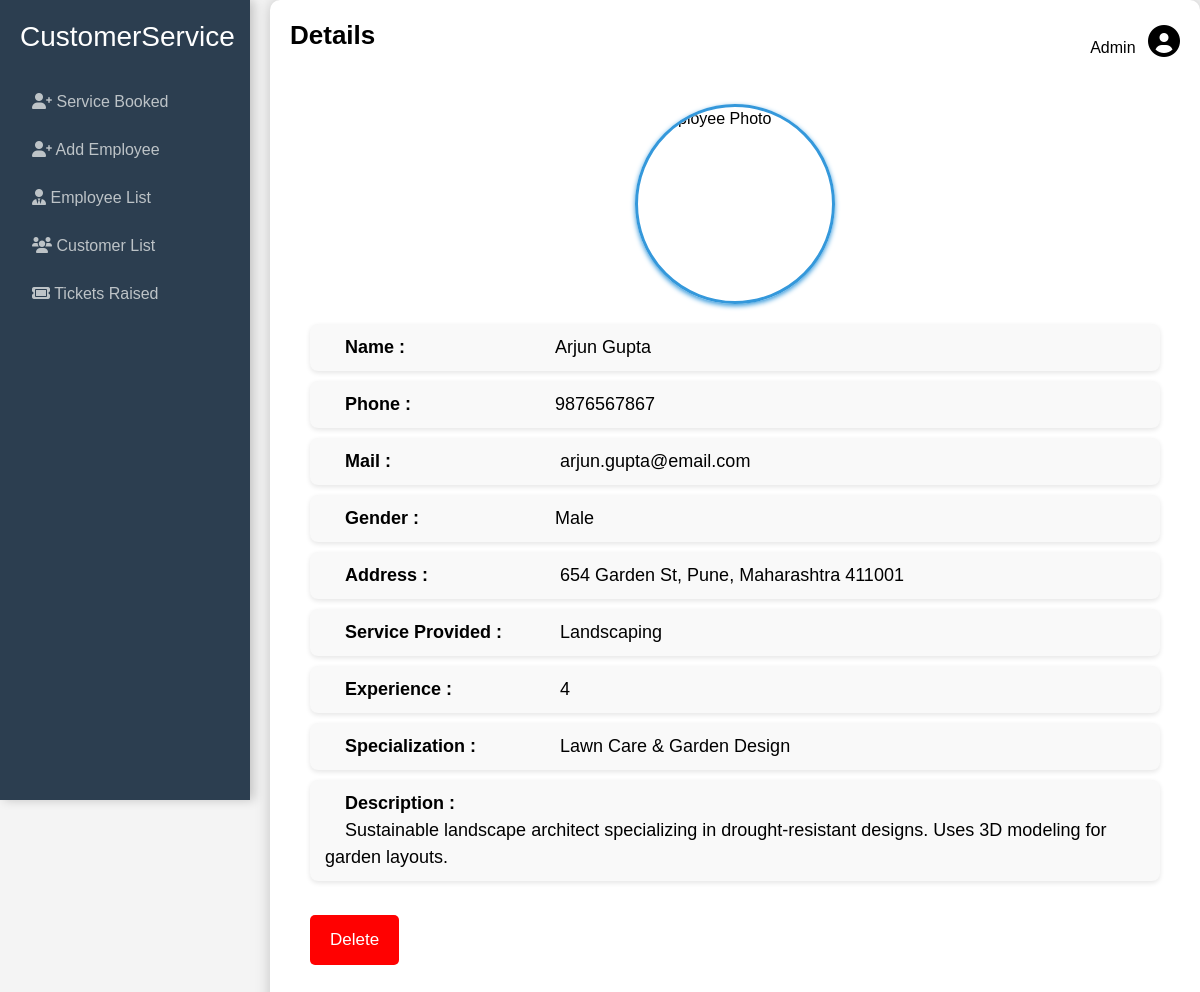
The app's page /employeeinfocommon/5/ with its own data.
### csdata/models.py (models this page shows)
class Employee(models.Model):
    unique = models.AutoField(primary_key=True)
    profile_image = models.CharField(max_length=3000)
    name = models.CharField(max_length=70)
    phone = models.IntegerField()
    email = models.CharField(max_length=100)
    passw=models.CharField(max_length=30,default=get_default_servic)
    gender = models.CharField(max_length=10)
    address = models.TextField(max_length=600)
    service_provided = models.CharField(max_length=500)
    experience = models.PositiveIntegerField()
    specialization = models.CharField(max_length=1000)
    description = models.TextField(max_length=2000)
    no_of_service_provided=models.IntegerField()

### CustomerService/views.py (the view)
# urls.py: path("employeeinfocommon/<int:employee_id>/", views.employeeinfocommon, name="employeeinfocommon"),
def employeeinfocommon(request, employee_id):
    employee = get_object_or_404(Employee, unique=employee_id)
    return render(request, "admin/employeeinfocommon.html", {"employeeinfocommon": employee})

### templates/admin/employeeinfocommon.html (shortened to what this page needs)
<!DOCTYPE html>
<html lang="en">
<head>
    <link href="https://cdn.jsdelivr.net/npm/bootstrap@5.3.0/dist/css/bootstrap.min.css" rel="stylesheet">
    <link rel="stylesheet" href="https://cdnjs.cloudflare.com/ajax/libs/font-awesome/6.0.0/css/all.min.css">
</head>
<body>
    <div class="sidebar">
        <div class="logo mb-4">
            <h3 style="font-weight: 400;"> CustomerService</h3>
        </div>
        <nav>
            <a href="/servicebooked"><i class="fas fa-user-plus"></i> Service Booked</a>
            <a href="/addemp"><i class="fas fa-user-plus"></i> Add Employee</a>
            <a href="/employeeinfo"><i class="fas fa-user-tie"></i> Employee List</a>
            <a href="/userinfo"><i class="fas fa-users"></i> Customer List</a>
            <a href="/ticketraised"><i class="fa fa-ticket"></i> Tickets Raised</a>
        </nav>
    </div>
    <div class="main-content">
        <header class="d-flex justify-content-between align-items-center mb-4">
            <h2 style="color: #000000; font-size: 26px; font-weight: bold;">Details</h2>
            <div class="admin-profile">
                <span class="me-2" style="align-items: center;">Admin</span>
                <i class="fas fa-user-circle fa-2x" style="margin-top: 5px;"></i>
            </div>
        </header>
        <div class="info-container">
            <img src="{{employeeinfocommon.profile_image}}"
                alt="Employee Photo"
                class="profile-image">
            <div class="details"><label>Name :</label><span class=="name">{{employeeinfocommon.name}}</span></div>
            <div class="details"><label>Phone :</label><span id="name">{{employeeinfocommon.phone}}</span></div>
            <div class="details"><label>Mail :</label> <span id="name">{{employeeinfocommon.email}}</span></div>
            <div class="details"><label>Gender :</label><span id="name">{{employeeinfocommon.gender}}</span></div>
            <div class="details"><label>Address :</label> <span id="name">{{employeeinfocommon.address}}</span></div>
            <div class="details"><label>Service Provided : </label> <span id="name">{{employeeinfocommon.service_provided}}</span></div>
            <div class="details"><label>Experience :</label> <span id="name">{{employeeinfocommon.experience}}</span></div>
            <div class="details"><label>Specialization :</label> <span id="name">{{employeeinfocommon.specialization}}</span></div>
            <div class="details"><label>Description :</label><br><div class="des"><span id="name">{{employeeinfocommon.description}}</span></div></div>
            <br>
            <form method="POST" action="{% url 'delete_employee' employeeinfocommon.unique %}" style="position: relative;">
                <button type="submit" class="delete-btn">Delete</button>
            </form>
        </div>
    </div>
</body>
</html>

### templates/admin/employeeinfocommon.html (style rules this page uses)
body { font-family: Arial, sans-serif; background-color: #f4f4f4; margin: 0; display: flex; }
.sidebar { width: 250px; height: 100vh; position: fixed; background: rgba(44, 62, 80, 1); color: white; padding: 20px; transition: all 0.3s ease-in-out; box-shadow: 4px 0px 10px rgba(0, 0, 0, 0.2); }
.sidebar nav a { display: block; color: #bdc3c7; padding: 12px; text-decoration: none; transition: background 0.3s, transform 0.2s; border-radius: 5px; }
.main-content { margin-left: 270px; padding: 20px; background: white; min-height: 100vh; border-radius: 10px; box-shadow: 0 0 15px rgba(0, 0, 0, 0.2); color: black; width: calc(100% - 270px); }
.info-container { background-color:transparent; padding: 20px; border-radius: 8px; margin-top: 20px; transition: transform 0.3s ease-in-out; text-align: left; }
.profile-image { width: 200px; height: 200px; border-radius: 50%; object-fit: fixed; display: block; margin: 0 auto 20px; border: 3px solid #3498db; box-shadow: 0 2px 5px #3498db; fixed:fit; }
.details { margin-bottom: 10px; font-size: 18px; color: #333; text-align: left; padding: 10px 15px; background: #f9f9f9; border-radius: 8px; box-shadow: 0 2px 5px rgba(0, 0, 0, 0.1); }
.details label { margin-left: 20px; font-weight: bold; margin-right: 10px; min-width: 200px; color: #000000; }
.delete-btn { margin-right: 25px; margin-bottom: 15px; background-color: #ff0101; color: white; padding: 12px 20px; border: none; border-radius: 5px; font-size: 17px; transition: 0.3s; }
label { max-width: 150px; }
.details span { color: #000000; }
.des { padding-left:20px; padding-right:20px; display:inline; margin-top:7px; }

### records on screen
Employee: name "Arjun Gupta", phone "9876567867", email "arjun.gupta@email.com", gender "Male", address "654 Garden St, Pune, Maharashtra 411001", service_provided "Landscaping", experience "4", specialization "Lawn Care & Garden Design", description "Sustainable landscape architect specializing in drought-resistant designs. Uses 3D modeling for garden layouts."
